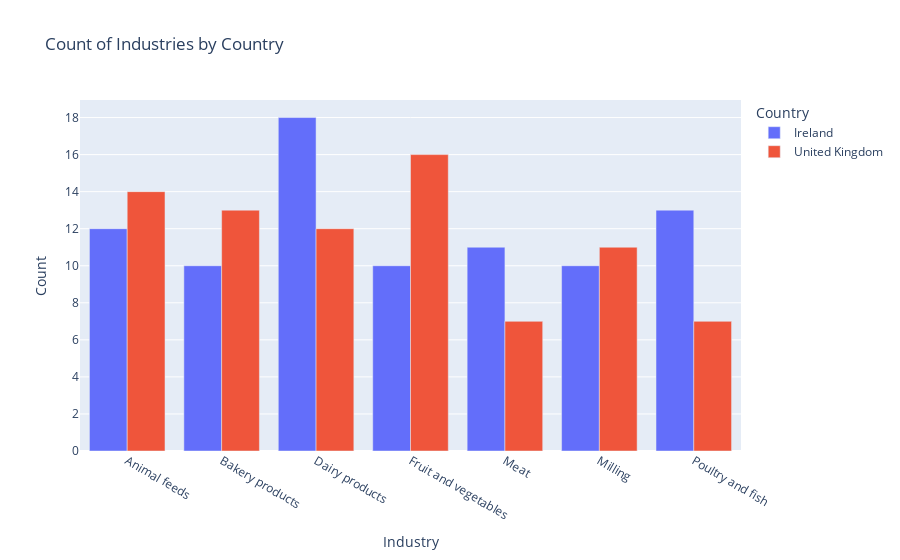
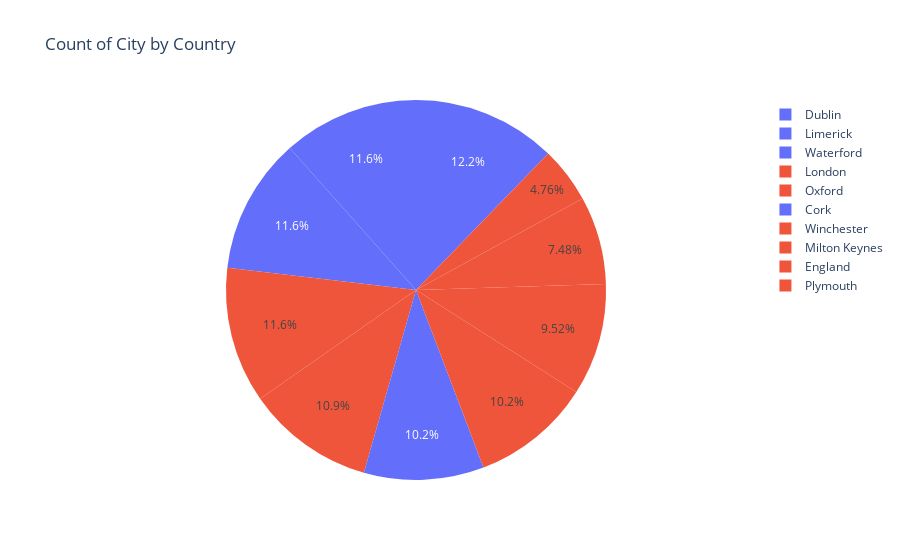

The notebook cell these images were saved under, in order:
### Code cell
graph_type_dropdown = widgets.Dropdown(
    options=["Select","Industries by Country", "City by Country"],
    value="Select",
    description="Graph:"
)

interactive_plot = interactive(plot_graph, graph_type=graph_type_dropdown)

interactive_plot

### Figure 1 — Plotly figure (JSON) as saved in the notebook; plotly's stock layout.template omitted (floating-point values rounded to 4 significant figures)
{"data": [{"alignmentgroup": "True", "hovertemplate": "Country=Ireland<br>Industry=%{x}<br>Count=%{y}<extra></extra>", "legendgroup": "Ireland", "marker": {"color": "#636efa", "pattern": {"shape": ""}}, "name": "Ireland", "offsetgroup": "Ireland", "orientation": "v", "showlegend": true, "textposition": "auto", "type": "bar", "x": ["Animal feeds", "Bakery products", "Dairy products", "Fruit and vegetables", "Meat", "Milling", "Poultry and fish"], "xaxis": "x", "y": [12, 10, 18, 10, 11, 10, 13], "yaxis": "y"}, {"alignmentgroup": "True", "hovertemplate": "Country=United Kingdom<br>Industry=%{x}<br>Count=%{y}<extra></extra>", "legendgroup": "United Kingdom", "marker": {"color": "#EF553B", "pattern": {"shape": ""}}, "name": "United Kingdom", "offsetgroup": "United Kingdom", "orientation": "v", "showlegend": true, "textposition": "auto", "type": "bar", "x": ["Animal feeds", "Bakery products", "Dairy products", "Fruit and vegetables", "Meat", "Milling", "Poultry and fish"], "xaxis": "x", "y": [14, 13, 12, 16, 7, 11, 7], "yaxis": "y"}], "layout": {"barmode": "group", "legend": {"title": {"text": "Country"}, "tracegroupgap": 0}, "title": {"text": "Count of Industries by Country"}, "xaxis": {"anchor": "y", "domain": [0, 1], "title": {"text": "Industry"}}, "yaxis": {"anchor": "x", "domain": [0, 1], "title": {"text": "Count"}}}}

### Figure 2 — Plotly figure (JSON) as saved in the notebook; plotly's stock layout.template omitted (floating-point values rounded to 4 significant figures)
{"data": [{"customdata": [["Ireland"], ["Ireland"], ["Ireland"], ["Ireland"], ["United Kingdom"], ["United Kingdom"], ["United Kingdom"], ["United Kingdom"], ["United Kingdom"], ["United Kingdom"]], "domain": {"x": [0, 1], "y": [0, 1]}, "hovertemplate": "City=%{label}<br>Count=%{value}<br>Country=%{customdata[0]}<extra></extra>", "labels": ["Cork", "Dublin", "Limerick", "Waterford", "England", "London", "Milton Keynes", "Oxford", "Plymouth", "Winchester"], "legendgroup": "", "marker": {"colors": ["#636efa", "#636efa", "#636efa", "#636efa", "#EF553B", "#EF553B", "#EF553B", "#EF553B", "#EF553B", "#EF553B"]}, "name": "", "showlegend": true, "type": "pie", "values": [15, 18, 17, 17, 11, 17, 14, 16, 7, 15]}], "layout": {"legend": {"tracegroupgap": 0}, "title": {"text": "Count of City by Country"}}}
